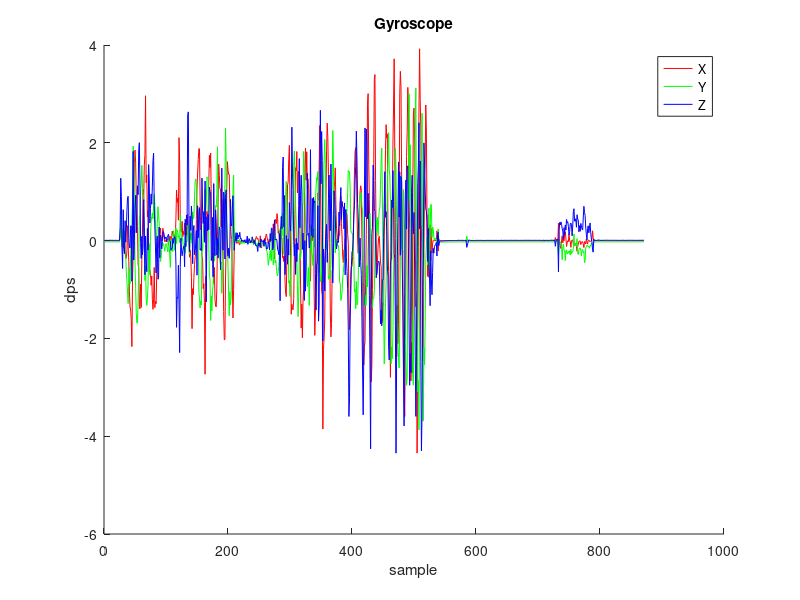
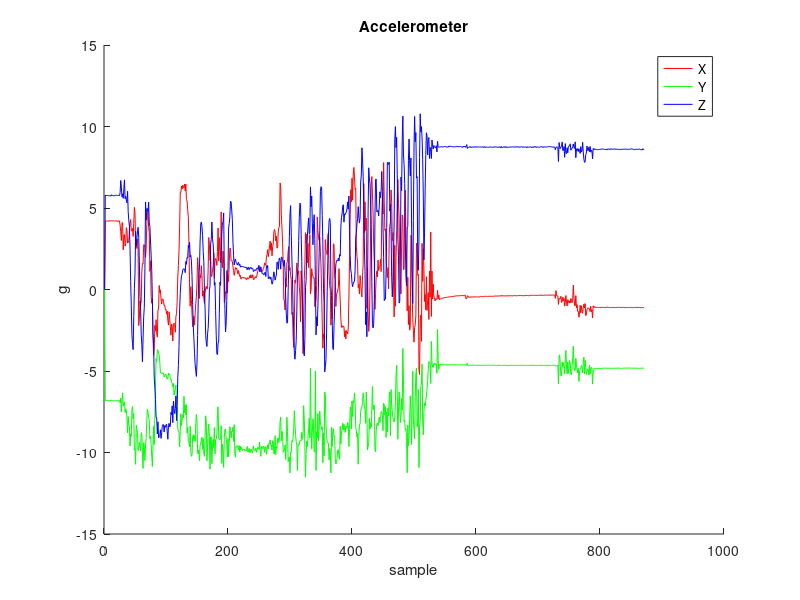

Source code (MATLAB) for these figures, in order: (Note: this script raises an error after producing the figures.)
%% Housekeeping
 
addpath('ximu_matlab_library');	% include x-IMU MATLAB library
addpath('quaternion_library');	% include quatenrion library
close all;                     	% close all figures
clear;                         	% clear all variables
clc;                          	% clear the command terminal
 
%% Import data

samplePeriod = 1/100;

gyr = load('imuGyro.mat');
acc = load('imuAcc.mat');
gyr=gyr.imuGyro;
acc=acc.imuAcc;

% Plot
figure('NumberTitle', 'off', 'Name', 'Gyroscope');
hold on;
plot(gyr(:,1), 'r');
plot(gyr(:,2), 'g');
plot(gyr(:,3), 'b');
xlabel('sample');
ylabel('dps');
title('Gyroscope');
legend('X', 'Y', 'Z');

figure('NumberTitle', 'off', 'Name', 'Accelerometer');
hold on;
plot(acc(:,1), 'r');
plot(acc(:,2), 'g');
plot(acc(:,3), 'b');
xlabel('sample');
ylabel('g');
title('Accelerometer');
legend('X', 'Y', 'Z');

%% Process data through AHRS algorithm (calcualte orientation)
% See: http://www.x-io.co.uk/open-source-imu-and-ahrs-algorithms/

R = zeros(3,3,length(gyr));     % rotation matrix describing sensor relative to Earth

ahrs = MahonyAHRS('SamplePeriod', samplePeriod, 'Kp', 1);

for i = 1:length(gyr)
    ahrs.UpdateIMU(gyr(i,:) * (pi/180), acc(i,:));	% gyroscope units must be radians
    R(:,:,i) = quatern2rotMat(ahrs.Quaternion)';    % transpose because ahrs provides Earth relative to sensor
end

%% Calculate 'tilt-compensated' accelerometer

tcAcc = zeros(size(acc));  % accelerometer in Earth frame

for i = 1:length(acc)
    tcAcc(i,:) = R(:,:,i) * acc(i,:)';
end

% Plot
figure('NumberTitle', 'off', 'Name', '''Tilt-Compensated'' accelerometer');
hold on;
plot(tcAcc(:,1), 'r');
plot(tcAcc(:,2), 'g');
plot(tcAcc(:,3), 'b');
xlabel('sample');
ylabel('g');
title('''Tilt-compensated'' accelerometer');
legend('X', 'Y', 'Z');

%% Calculate linear acceleration in Earth frame (subtracting gravity)

linAcc = tcAcc - [zeros(length(tcAcc), 1), zeros(length(tcAcc), 1), ones(length(tcAcc), 1)* 9.81];
% linAcc = linAcc * 9.81;     % convert from 'g' to m/s/s

% Plot
figure('NumberTitle', 'off', 'Name', 'Linear Acceleration');
hold on;
plot(linAcc(:,1), 'r');
plot(linAcc(:,2), 'g');
plot(linAcc(:,3), 'b');
xlabel('sample');
ylabel('g');
title('Linear acceleration');
legend('X', 'Y', 'Z');

%% Calculate linear velocity (integrate acceleartion)

linVel = zeros(size(linAcc));

for i = 2:length(linAcc)
    linVel(i,:) = linVel(i-1,:) + linAcc(i,:) * samplePeriod;
end

% Plot
figure('NumberTitle', 'off', 'Name', 'Linear Velocity');
hold on;
plot(linVel(:,1), 'r');
plot(linVel(:,2), 'g');
plot(linVel(:,3), 'b');
xlabel('sample');
ylabel('g');
title('Linear velocity');
legend('X', 'Y', 'Z');

%% High-pass filter linear velocity to remove drift

order = 1;
filtCutOff = 0.1;
[b, a] = butter(order, (2*filtCutOff)/(1/samplePeriod), 'high');
linVelHP = filtfilt(b, a, linVel);


% Plot
figure('NumberTitle', 'off', 'Name', 'High-pass filtered Linear Velocity');
hold on;
plot(linVelHP(:,1), 'r');
plot(linVelHP(:,2), 'g');
plot(linVelHP(:,3), 'b');
xlabel('sample');
ylabel('g');
title('High-pass filtered linear velocity');
legend('X', 'Y', 'Z');

%% Calculate linear position (integrate velocity)

linPos = zeros(size(linVelHP));

for i = 2:length(linVelHP)
    linPos(i,:) = linPos(i-1,:) + linVelHP(i,:) * samplePeriod;
end

% Plot
figure('NumberTitle', 'off', 'Name', 'Linear Position');
hold on;
plot(linPos(:,1), 'r');
plot(linPos(:,2), 'g');
plot(linPos(:,3), 'b');
xlabel('sample');
ylabel('g');
title('Linear position');
legend('X', 'Y', 'Z');

%% High-pass filter linear position to remove drift

order = 1;
filtCutOff = 0.1;
[b, a] = butter(order, (2*filtCutOff)/(1/samplePeriod), 'high');
linPosHP = filtfilt(b, a, linPos);

% Plot
figure('NumberTitle', 'off', 'Name', 'High-pass filtered Linear Position');
hold on;
plot(linPosHP(:,1), 'r');
plot(linPosHP(:,2), 'g');
plot(linPosHP(:,3), 'b');
xlabel('sample');
ylabel('g');
title('High-pass filtered linear position');
legend('X', 'Y', 'Z');

%% Play animation

SamplePlotFreq = 1;

SixDOFanimation(linPosHP, R, ...
                'SamplePlotFreq', SamplePlotFreq, 'Trail', 'Off', ...
                'Position', [9 39 1280 720], ...
                'AxisLength', 0.1, 'ShowArrowHead', false, ...
                'Xlabel', 'X (m)', 'Ylabel', 'Y (m)', 'Zlabel', 'Z (m)', 'ShowLegend', false, 'Title', 'Unfiltered',...
                'CreateAVI', false, 'AVIfileNameEnum', false, 'AVIfps', ((1/samplePeriod) / SamplePlotFreq));            
 
%% End of script